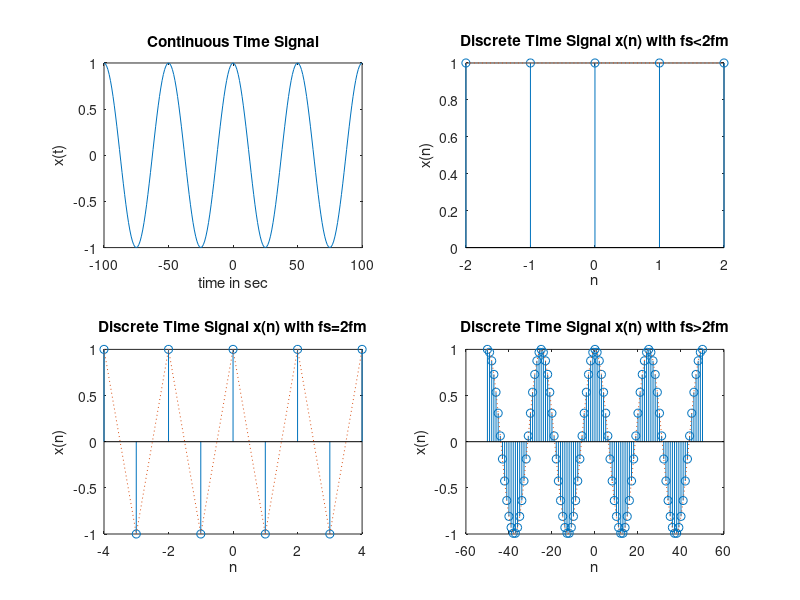

MATLAB code to generate this figure:
clc;
clear all;
close all;

t=-100:01:100;
fm=0.02;
x=cos(2*pi*t*fm); 
subplot(2,2,1);
plot(t,x);
xlabel('time in sec');
ylabel('x(t)');
title('Continuous Time Signal');

fs1=0.02;
n=-2:2;
x1=cos(2*pi*fm*n/fs1);
subplot(2,2,2);
stem(n,x1);
hold on

subplot(2,2,2);
plot(n,x1,':');
title('Discrete Time Signal x(n) with fs<2fm');
xlabel('n');
ylabel('x(n)');

fs2=0.04;
n1=-4:4;
x2=cos(2*pi*fm*n1/fs2);
subplot(2,2,3);
stem(n1,x2);
hold on

subplot(2,2,3);
plot(n1,x2,':');
title('Discrete Time Signal x(n) with fs=2fm');
xlabel('n');
ylabel('x(n)');

n2=-50:50;
fs3=0.5;
x3=cos(2*pi*fm*n2/fs3);
subplot(2,2,4);
stem(n2,x3);
hold on

subplot(2,2,4);
plot(n2,x3,':');
xlabel('n');
ylabel('x(n)');
title('Discrete Time Signal x(n) with fs>2fm');